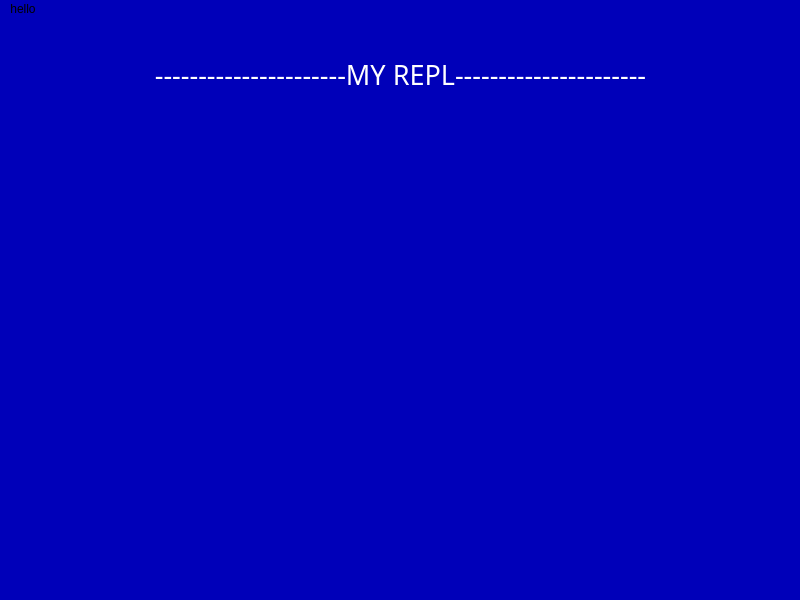
<?xml version="1.0" encoding="UTF-8"?>
<ui version="4.0">
 <class>MainWindow</class>
 <widget class="QMainWindow" name="MainWindow">
  <property name="geometry">
   <rect>
    <x>0</x>
    <y>0</y>
    <width>800</width>
    <height>600</height>
   </rect>
  </property>
  <property name="windowTitle">
   <string>MainWindow</string>
  </property>
  <property name="styleSheet">
   <string notr="true">background-color: rgb(0, 0, 185);</string>
  </property>
  <widget class="QWidget" name="centralwidget">
   <widget class="QLabel" name="label">
    <property name="geometry">
     <rect>
      <x>20</x>
      <y>40</y>
      <width>761</width>
      <height>31</height>
     </rect>
    </property>
    <property name="font">
     <font>
      <family>Perfect DOS VGA 437</family>
      <pointsize>20</pointsize>
     </font>
    </property>
    <property name="styleSheet">
     <string notr="true">color: rgb(255, 255, 255);</string>
    </property>
    <property name="text">
     <string>----------------------MY REPL----------------------</string>
    </property>
    <property name="alignment">
     <set>Qt::AlignCenter</set>
    </property>
   </widget>
   <widget class="QLineEdit" name="Input_line">
    <property name="geometry">
     <rect>
      <x>60</x>
      <y>120</y>
      <width>661</width>
      <height>41</height>
     </rect>
    </property>
    <property name="font">
     <font>
      <family>Perfect DOS VGA 437</family>
      <pointsize>16</pointsize>
     </font>
    </property>
    <property name="styleSheet">
     <string notr="true">color: rgb(255, 255, 255);
border: solid rgb(0, 0, 185);</string>
    </property>
   </widget>
   <widget class="QTextBrowser" name="Output_area">
    <property name="geometry">
     <rect>
      <x>50</x>
      <y>190</y>
      <width>671</width>
      <height>281</height>
     </rect>
    </property>
    <property name="font">
     <font>
      <family>Perfect DOS VGA 437</family>
      <pointsize>16</pointsize>
     </font>
    </property>
    <property name="styleSheet">
     <string notr="true">color: rgb(255, 255, 255);
border: solid rgb(0, 0, 185);</string>
    </property>
   </widget>
  </widget>
  <widget class="QMenuBar" name="menubar">
   <property name="geometry">
    <rect>
     <x>0</x>
     <y>0</y>
     <width>800</width>
     <height>26</height>
    </rect>
   </property>
   <widget class="QMenu" name="menuhello">
    <property name="title">
     <string>hello</string>
    </property>
   </widget>
   <addaction name="menuhello"/>
  </widget>
  <widget class="QStatusBar" name="statusbar"/>
 </widget>
 <resources/>
 <connections>
  <connection>
   <sender>Input_line</sender>
   <signal>returnPressed()</signal>
   <receiver>Output_area</receiver>
   <slot>copy()</slot>
   <hints>
    <hint type="sourcelabel">
     <x>390</x>
     <y>166</y>
    </hint>
    <hint type="destinationlabel">
     <x>395</x>
     <y>401</y>
    </hint>
   </hints>
  </connection>
 </connections>
</ui>
